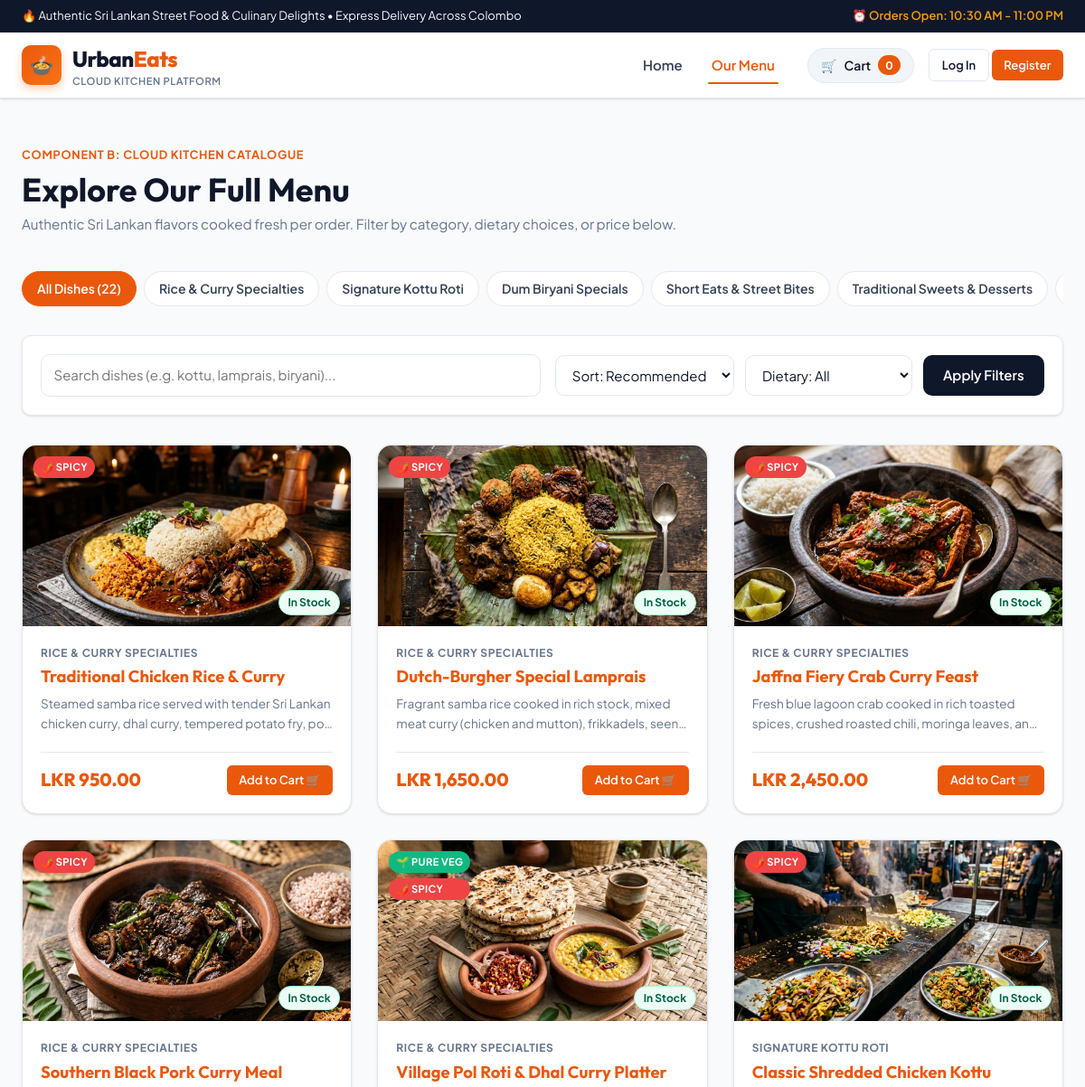
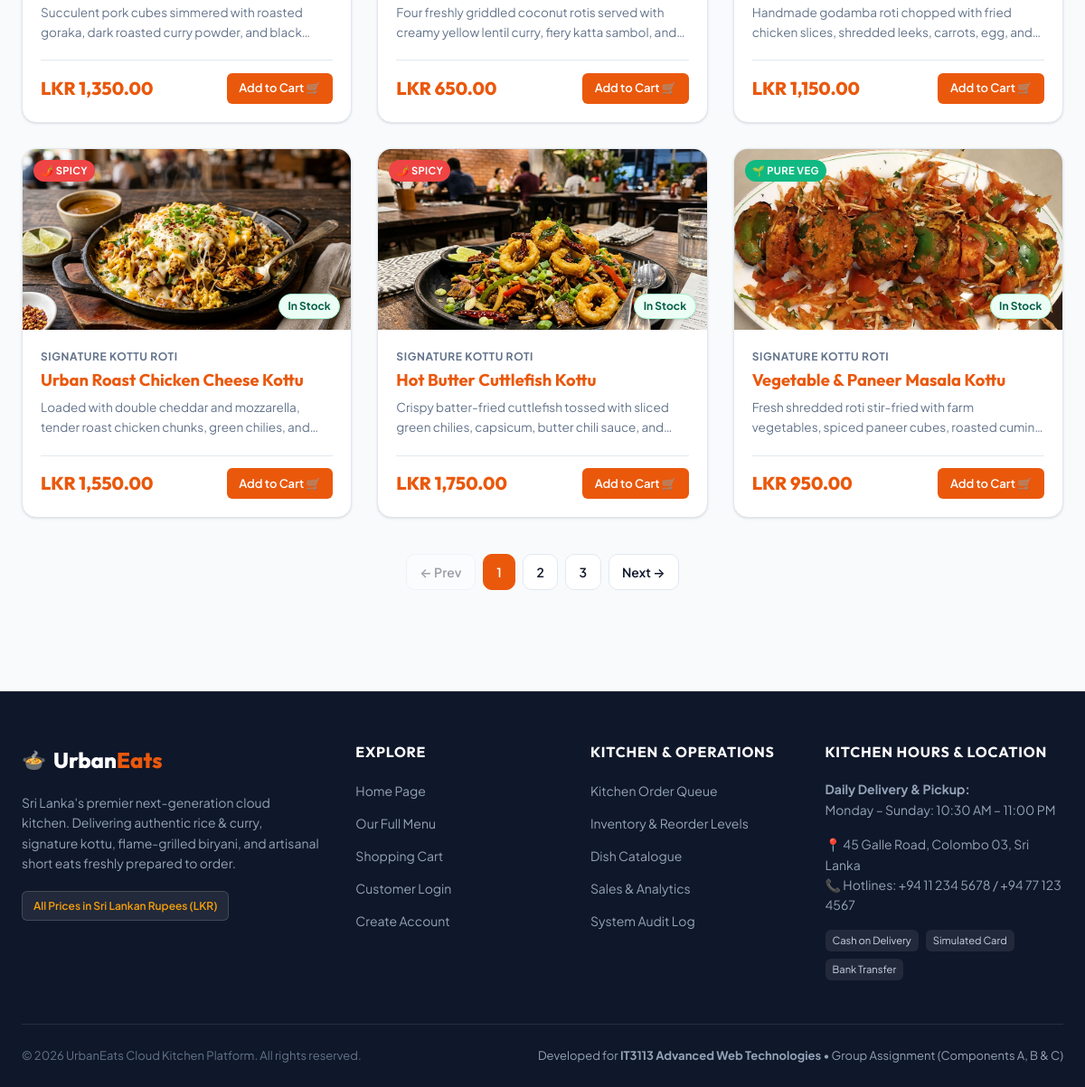
Page /public/menu/list.php on the committed database (2 pictures, top to bottom).
### tables this page shows
CREATE TABLE `categories` (
  `id` INT UNSIGNED NOT NULL AUTO_INCREMENT,
  `name` VARCHAR(100) NOT NULL,
  `slug` VARCHAR(100) NOT NULL,
  `description` TEXT NULL,
  `is_active` TINYINT(1) NOT NULL DEFAULT 1,
  `created_at` TIMESTAMP NOT NULL DEFAULT CURRENT_TIMESTAMP,
  PRIMARY KEY (`id`),
  UNIQUE KEY `uk_categories_name` (`name`),
  UNIQUE KEY `uk_categories_slug` (`slug`),
  KEY `idx_categories_active` (`is_active`)
);

CREATE TABLE `dishes` (
  `id` INT UNSIGNED NOT NULL AUTO_INCREMENT,
  `category_id` INT UNSIGNED NOT NULL,
  `name` VARCHAR(150) NOT NULL,
  `description` TEXT NULL,
  `price` DECIMAL(10,2) NOT NULL,
  `image_url` VARCHAR(255) NULL,
  `is_spicy` TINYINT(1) NOT NULL DEFAULT 0,
  `is_vegetarian` TINYINT(1) NOT NULL DEFAULT 0,
  `is_active` TINYINT(1) NOT NULL DEFAULT 1,
  `created_at` TIMESTAMP NOT NULL DEFAULT CURRENT_TIMESTAMP,
  `updated_at` TIMESTAMP NOT NULL DEFAULT CURRENT_TIMESTAMP ON UPDATE CURRENT_TIMESTAMP,
  PRIMARY KEY (`id`),
  KEY `idx_dishes_category` (`category_id`),
  KEY `idx_dishes_active` (`is_active`),
  KEY `idx_dishes_price` (`price`),
  KEY `idx_dishes_name` (`name`),
  CONSTRAINT `fk_dishes_category` FOREIGN KEY (`category_id`) REFERENCES `categories` (`id`) ON UPDATE CASCADE
);

### includes/functions.php (called while the page is built, shortened)
<?php
function e(?string $value): string {
    return htmlspecialchars((string)($value ?? ''), ENT_QUOTES, 'UTF-8');
}
function format_price(float|int|string $amount): string {
    $num = is_numeric($amount) ? (float)$amount : 0.0;
    return 'LKR ' . number_format($num, 2, '.', ',');
}

### public/menu/list.php (the view, shortened to what this page needs)
<?php
require_once __DIR__ . '/../../includes/header.php';
$pdo = get_db_connection();
$categoryStmt = $pdo->query("
    SELECT id, name, slug, description
    FROM categories
    WHERE is_active = 1
    ORDER BY id ASC
");
$allCategories = $categoryStmt->fetchAll();
$searchQuery  = trim($_GET['search'] ?? '');
$categorySlug = trim($_GET['category'] ?? '');
$sortKey      = trim($_GET['sort'] ?? 'default');
$currentPageNum = max(1, (int)($_GET['page'] ?? 1));
$itemsPerPage = 9;
$offset = ($currentPageNum - 1) * $itemsPerPage;
$whereConditions = ['d.is_active = 1'];
$queryParams     = [];
$currentCategory = null;
$sortOrderBy = match ($sortKey) {
    'price_asc'  => 'd.price ASC',
    'price_desc' => 'd.price DESC',
    'name_asc'   => 'd.name ASC',
    'name_desc'  => 'd.name DESC',
    default      => 'd.id ASC'
};
$compiledWhereClause = implode(' AND ', $whereConditions);
$countSql = "
    SELECT COUNT(*)
    FROM dishes d
    JOIN categories c ON d.category_id = c.id
    WHERE {$compiledWhereClause}
";
$countStmt = $pdo->prepare($countSql);
$countStmt->execute($queryParams);
$totalMatchingDishes = (int)$countStmt->fetchColumn();
$totalPageCount = max(1, (int)ceil($totalMatchingDishes / $itemsPerPage));
$paginatedDishesSql = "
    SELECT d.id, d.category_id, d.name, d.description, d.price,
           d.image_url, d.is_spicy, d.is_vegetarian, d.is_active,
           c.name AS category_name, c.slug AS category_slug,
           COALESCE(i.current_stock, 0) AS current_stock
    FROM dishes d
    JOIN categories c ON d.category_id = c.id
    LEFT JOIN inventory i ON d.id = i.dish_id
    WHERE {$compiledWhereClause}
    ORDER BY {$sortOrderBy}
    LIMIT :page_limit OFFSET :page_offset
";
$dishesStmt = $pdo->prepare($paginatedDishesSql);
$dishesStmt->bindValue(':page_limit', $itemsPerPage, PDO::PARAM_INT);
$dishesStmt->bindValue(':page_offset', $offset, PDO::PARAM_INT);
$dishesStmt->execute();
$dishes = $dishesStmt->fetchAll();
?>
<div class="site-container" style="margin-top: 1rem; margin-bottom: 3.5rem;">
    <div style="margin-bottom: 2rem;">
        <span style="font-size: 0.8rem; text-transform: uppercase; letter-spacing: 0.05em; color: var(--color-primary); font-weight: 700;">
            Component B: Cloud Kitchen Catalogue
        </span>
        <h1 style="font-size: 2.25rem; margin-top: 0.25rem;">
            <?= $currentCategory ? e($currentCategory['name']) : 'Explore Our Full Menu' ?>
        </h1>
        <p style="color: var(--text-muted); font-size: 0.95rem; margin-top: 0.25rem;">
            Authentic Sri Lankan flavors cooked fresh per order. Filter by category, dietary choices, or price below.
        </p>
    </div>
    <div class="category-pills">
        <a href="<?= $appBase ?>/menu/list.php?<?= http_build_query(array_merge($_GET, ['category' => '', 'page' => 1])) ?>"
           class="category-pill <?= empty($categorySlug) ? 'active' : '' ?>">
            All Dishes (<?= $totalMatchingDishes ?>)
        </a>
        <?php foreach ($allCategories as $category): ?>
            <a href="<?= $appBase ?>/menu/list.php?<?= http_build_query(array_merge($_GET, ['category' => $category['slug'], 'page' => 1])) ?>"
               class="category-pill <?= $categorySlug === $category['slug'] ? 'active' : '' ?>">
                <?= e($category['name']) ?>
            </a>
        <?php endforeach; ?>
    </div>
    <div class="menu-controls">
        <form action="<?= $appBase ?>/menu/list.php" method="GET" class="filter-form">
            <div class="search-box">
                <input type="text"
                       name="search"
                       class="form-control"
                       placeholder="Search dishes (e.g. kottu, lamprais, biryani)..."
                       value="<?= e($searchQuery) ?>">
            </div>
            <div class="filter-selects">
                <select name="sort" class="form-control" style="width: auto;">
                    <option value="default" <?= $sortKey === 'default' ? 'selected' : '' ?>>Sort: Recommended</option>
                </select>
                <select name="dietary" class="form-control" style="width: auto;">
                    <option value="">Dietary: All</option>
                </select>
                <button type="submit" class="btn btn-secondary">Apply Filters</button>
            </div>
        </form>
    </div>
    <?php if (empty($dishes)): ?>
        <div style="background: white; border: 1px dashed var(--border-color); border-radius: var(--radius-lg); padding: 3.5rem 2rem; text-align: center; margin-top: 1.5rem;">
            <span style="font-size: 3rem; display: block; margin-bottom: 0.5rem;">🔍</span>
            <h3 style="font-size: 1.25rem;">No dishes match your selected filters</h3>
            <p style="color: var(--text-muted); margin-bottom: 1.5rem; font-size: 0.9rem;">
                Try searching with different keywords or clearing your active filters.
            </p>
            <a href="<?= $appBase ?>/menu/list.php" class="btn btn-primary">Clear All Filters</a>
        </div>
    <?php else: ?>
        <div class="dishes-grid">
            <?php foreach ($dishes as $dish): ?>
                <?php
                $dishStock = (int)$dish['current_stock'];
                $stockStatusClass = ($dishStock === 0) ? 'stock-out' : (($dishStock <= 10) ? 'stock-low' : 'stock-in');
                $stockStatusLabel = ($dishStock === 0) ? 'Sold Out' : (($dishStock <= 10) ? "Only {$dishStock} Left" : 'In Stock');
                ?>
                <article class="dish-card">
                    <div class="dish-media">
                        <img src="<?= $appBase ?>/uploads/<?= e($dish['image_url'] ?: 'default_dish.jpg') ?>"
                             alt="<?= e($dish['name']) ?>"
                             class="dish-img"
                             onerror="this.src='https://images.unsplash.com/photo-1546069901-ba9599a7e63c?auto=format&fit=crop&w=600&q=80'">
                        <div class="dish-badges">
                            <?php if ((int)$dish['is_vegetarian'] === 1): ?>
                                <span class="dietary-badge badge-veg">🌱 Pure Veg</span>
                            <?php endif; ?>
                            <?php if ((int)$dish['is_spicy'] === 1): ?>
                                <span class="dietary-badge badge-spicy">🌶️ Spicy</span>
                            <?php endif; ?>
                        </div>
                        <span class="stock-pill <?= $stockStatusClass ?>"><?= $stockStatusLabel ?></span>
                    </div>
                    <div class="dish-content">
                        <span class="dish-category"><?= e($dish['category_name']) ?></span>
                        <h3 class="dish-name">
                            <a href="<?= $appBase ?>/menu/detail.php?id=<?= $dish['id'] ?>"><?= e($dish['name']) ?></a>
                        </h3>
                        <p class="dish-desc"><?= e($dish['description']) ?></p>
                        <div class="dish-footer">
                            <span class="dish-price"><?= format_price($dish['price']) ?></span>
                            <?php if ($dishStock > 0): ?>
                                <form action="<?= $appBase ?>/orders/cart.php" method="POST" style="margin: 0;">
                                    <button type="submit" class="btn btn-primary-sm" title="Add 1 to cart">
                                        Add to Cart 🛒
                                    </button>
                                </form>
                            <?php else: ?>
                                <button type="button" class="btn btn-outline-sm" disabled style="opacity: 0.5;">Sold Out</button>
                            <?php endif; ?>
                        </div>
                    </div>
                </article>
            <?php endforeach; ?>
        </div>
        <?php if ($totalPageCount > 1): ?>
            <div class="pagination">
                <a href="?<?= http_build_query(array_merge($_GET, ['page' => max(1, $currentPageNum - 1)])) ?>"
                   class="page-btn <?= $currentPageNum <= 1 ? 'disabled' : '' ?>">&larr; Prev</a>
                <?php for ($pageIndex = 1; $pageIndex <= $totalPageCount; $pageIndex++): ?>
                    <a href="?<?= http_build_query(array_merge($_GET, ['page' => $pageIndex])) ?>"
                       class="page-btn <?= $currentPageNum === $pageIndex ? 'active' : '' ?>"><?= $pageIndex ?></a>
                <?php endfor; ?>
                <a href="?<?= http_build_query(array_merge($_GET, ['page' => min($totalPageCount, $currentPageNum + 1)])) ?>"
                   class="page-btn <?= $currentPageNum >= $totalPageCount ? 'disabled' : '' ?>">Next &rarr;</a>
            </div>
        <?php endif; ?>
    <?php endif; ?>
</div>
<?php require_once __DIR__ . '/../../includes/footer.php'; ?>

### rows in the picture
categories: name "Rice & Curry Specialties"
categories: name "Signature Kottu Roti"
categories: name "Dum Biryani Specials"
categories: name "Short Eats & Street Bites"
categories: name "Traditional Sweets & Desserts"
dishes: image_url (picture), is_spicy "🌶️ SPICY", stockStatusLabel "In Stock", category.name "RICE & CURRY SPECIALTIES", name "Traditional Chicken Rice & Curry", description "Steamed samba rice served with tender Sri Lankan chicken curry, dhal curry, tempered potato fry,…", price "LKR 950.00"
dishes: image_url (picture), is_spicy "🌶️ SPICY", stockStatusLabel "In Stock", category.name "RICE & CURRY SPECIALTIES", name "Dutch-Burgher Special Lamprais", description "Fragrant samba rice cooked in rich stock, mixed meat curry (chicken and mutton), frikkadels,…", price "LKR 1,650.00"
dishes: image_url (picture), is_spicy "🌶️ SPICY", stockStatusLabel "In Stock", category.name "RICE & CURRY SPECIALTIES", name "Jaffna Fiery Crab Curry Feast", description "Fresh blue lagoon crab cooked in rich toasted spices, crushed roasted chili, moringa leaves,…", price "LKR 2,450.00"
dishes: image_url (picture), is_spicy "🌶️ SPICY", stockStatusLabel "In Stock", category.name "RICE & CURRY SPECIALTIES", name "Southern Black Pork Curry Meal", description "Succulent pork cubes simmered with roasted goraka, dark roasted curry powder, and…", price "LKR 1,350.00"
dishes: image_url (picture), is_vegetarian "🌱 PURE VEG", is_spicy "🌶️ SPICY", stockStatusLabel "In Stock", category.name "RICE & CURRY SPECIALTIES", name "Village Pol Roti & Dhal Curry Platter", description "Four freshly griddled coconut rotis served with creamy yellow lentil curry, fiery katta sambol,…", price "LKR 650.00"
dishes: image_url (picture), is_spicy "🌶️ SPICY", stockStatusLabel "In Stock", category.name "SIGNATURE KOTTU ROTI", name "Classic Shredded Chicken Kottu", description "Handmade godamba roti chopped with fried chicken slices, shredded leeks, carrots, egg,…", price "LKR 1,150.00"
dishes: image_url (picture), is_spicy "🌶️ SPICY", stockStatusLabel "In Stock", category.name "SIGNATURE KOTTU ROTI", name "Urban Roast Chicken Cheese Kottu", description "Loaded with double cheddar and mozzarella, tender roast chicken chunks, green chilies,…", price "LKR 1,550.00"
dishes: image_url (picture), is_spicy "🌶️ SPICY", stockStatusLabel "In Stock", category.name "SIGNATURE KOTTU ROTI", name "Hot Butter Cuttlefish Kottu", description "Crispy batter-fried cuttlefish tossed with sliced green chilies, capsicum, butter chili sauce,…", price "LKR 1,750.00"
dishes: image_url (picture), is_vegetarian "🌱 PURE VEG", stockStatusLabel "In Stock", category.name "SIGNATURE KOTTU ROTI", name "Vegetable & Paneer Masala Kottu", description "Fresh shredded roti stir-fried with farm vegetables, spiced paneer cubes, roasted…", price "LKR 950.00"

### other values in the picture
$cartItemCount "0"
$totalMatchingDishes "22"
